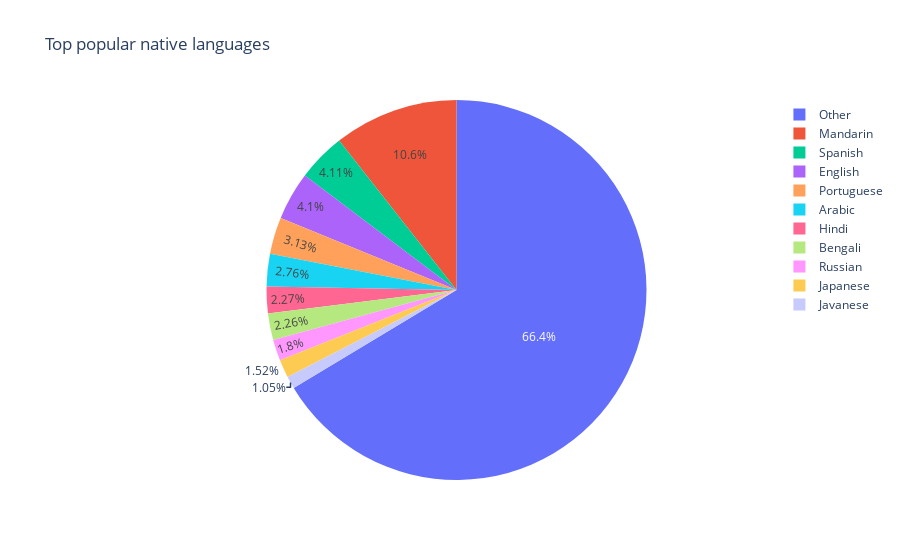

Notebook cell for this chart:
### Code cell
fig = px.pie(df, values='Native speakers (millions)', names='Language', title='Top popular native languages')
fig.show()

### Figure 1 — Plotly figure (JSON) as saved in the notebook; plotly's stock layout.template omitted (floating-point values rounded to 4 significant figures)
{"data": [{"domain": {"x": [0, 1], "y": [0, 1]}, "hovertemplate": "Language=%{label}<br>Native speakers (millions)=%{value}<extra></extra>", "labels": ["Mandarin", "Spanish", "English", "Portuguese", "Arabic", "Hindi", "Bengali", "Russian", "Japanese", "Javanese", "Other"], "legendgroup": "", "name": "", "showlegend": true, "type": "pie", "values": [848.0, 329.0, 328.0, 250.0, 221.0, 182.0, 181.0, 144.0, 122.0, 84.3, 5311.0]}], "layout": {"legend": {"tracegroupgap": 0}, "title": {"text": "Top popular native languages"}}}
